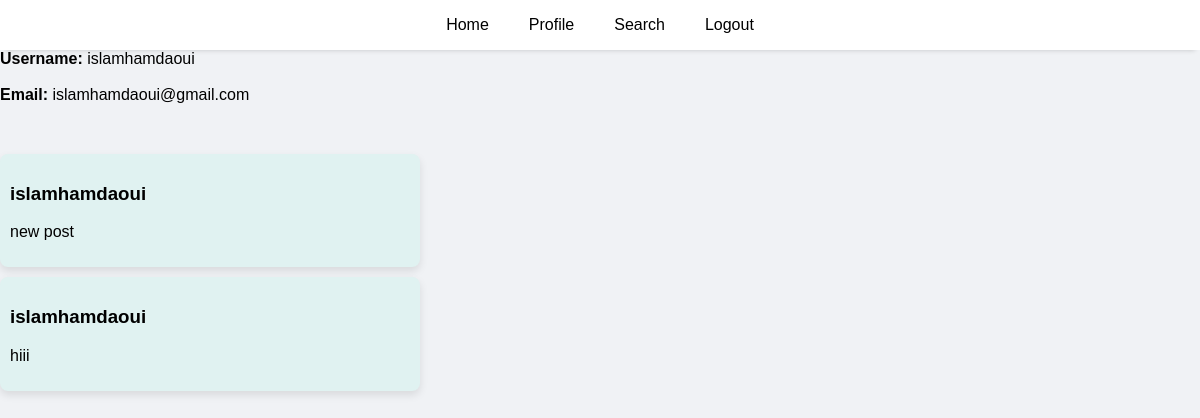
The page /info.php?id=1 (signed in) on the database as committed earlier.
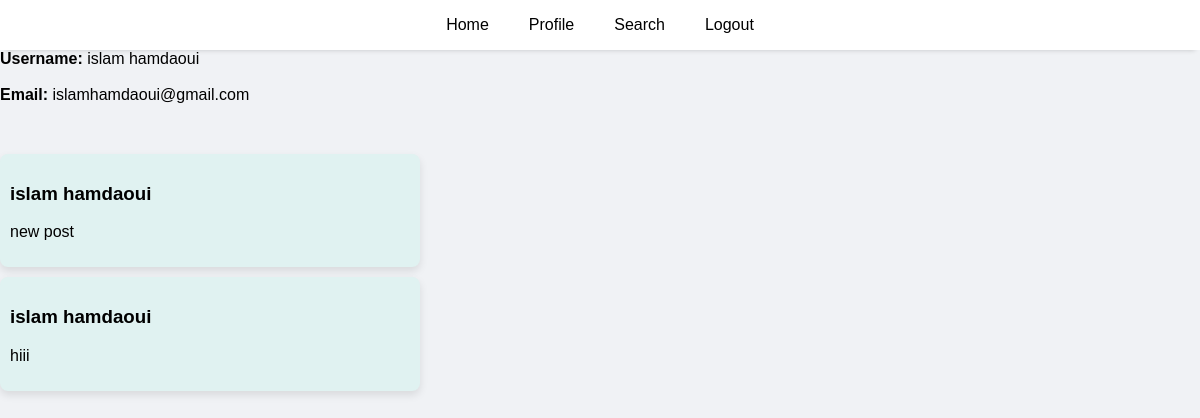
The same page on the database as committed later.
### tables this page shows
CREATE TABLE `users` (
  `id` int(5) NOT NULL,
  `username` varchar(50) NOT NULL,
  `password` varchar(50) NOT NULL,
  `email` varchar(50) NOT NULL,
  `pdp` enum('default','sara','dalia','islam','mohamed') DEFAULT 'default'
);

CREATE TABLE `posts` (
  `id` int(11) NOT NULL,
  `user_id` int(11) DEFAULT NULL,
  `content` text DEFAULT NULL,
  `created_at` timestamp NOT NULL DEFAULT current_timestamp()
);

### info.php (the view, shortened to what this page needs)
<?php
 require("connection.php");
    $id = $_GET['id'];
 $select = $db -> prepare("SELECT * FROM users WHERE id=:id");
    $select -> execute(array(
        'id' => $id
    ));
    $data = $select->fetch();
?>
<!DOCTYPE html>
<html lang="en">
<head>
</head>
<body>
<?php
  require('header.php');
?>
    <b>Username: </b>
    <span><?php echo $data['username'];  ?></span> <br><br>
    <b>Email: </b>
    <span><?php echo $data['email'];  ?></span>
    <div class="posts">
    <?php
 $show = $db->prepare('SELECT posts.content, users.username
 FROM posts
 INNER JOIN users ON posts.user_id = users.id
 WHERE users.id=:id ORDER BY posts.created_at DESC');
$show->execute(array('id' => $id));
while ($data = $show->fetch(PDO::FETCH_ASSOC)){
    echo '<div class="post">';
    echo '<h3>' . htmlspecialchars($data['username']) . '</h3>';
    echo '<p>' . htmlspecialchars($data['content']) . '</p>';
    echo '</div>';
}
?>
    </div>
</body>
</html>

### header.php (shortened to what this page needs)
<!DOCTYPE html>
<html lang="en">
<head>
</head>
<body>
    <header>
        <a  href="home.php">Home</a>
        <?php if(empty($_SESSION['user'])): ?>
            <a  href="index.php">Login</a>
            <a href="signupform.php">Signup</a>
            <?php  else: ?>
                <a  href="profile.php">Profile</a>
                <a  href="search.php">Search</a>
                <a href="logout.php">Logout</a>
        <?php  endif; ?>
    </header>
</body>
</html>

### header.php (style rules this page uses)
* { font-family: sans-serif; }
body { background-color: #f0f2f5; MARGIN: 0; }
header { width: 100%; display: flex; align-items: center; justify-content: center; background-color: #FFF; height: 50px; box-shadow: 0px 5px 5px -5px rgba(0, 0, 0, 0.2); }
a { text-decoration: none; color: black; height: 50px; padding: 0 20px; display: flex; justify-content: center; align-items: center; }

### info.php (style rules this page uses)
.posts { margin-top: 50px; }
.post { width: 400px; padding: 10px; margin-bottom: 10px; background-color: #e0f2f1; border-radius: 8px; box-shadow: 0 4px 8px rgba(0, 0, 0, 0.1); }

Rows that differ between the two databases and show on the page:
changed users "islamhamdaoui@gmail.com": username "islamhamdaoui" → "islam hamdaoui"
changed through a linked row, posts "new post": user.username "islamhamdaoui" → "islam hamdaoui"
changed through a linked row, posts "hiii": user.username "islamhamdaoui" → "islam hamdaoui"
